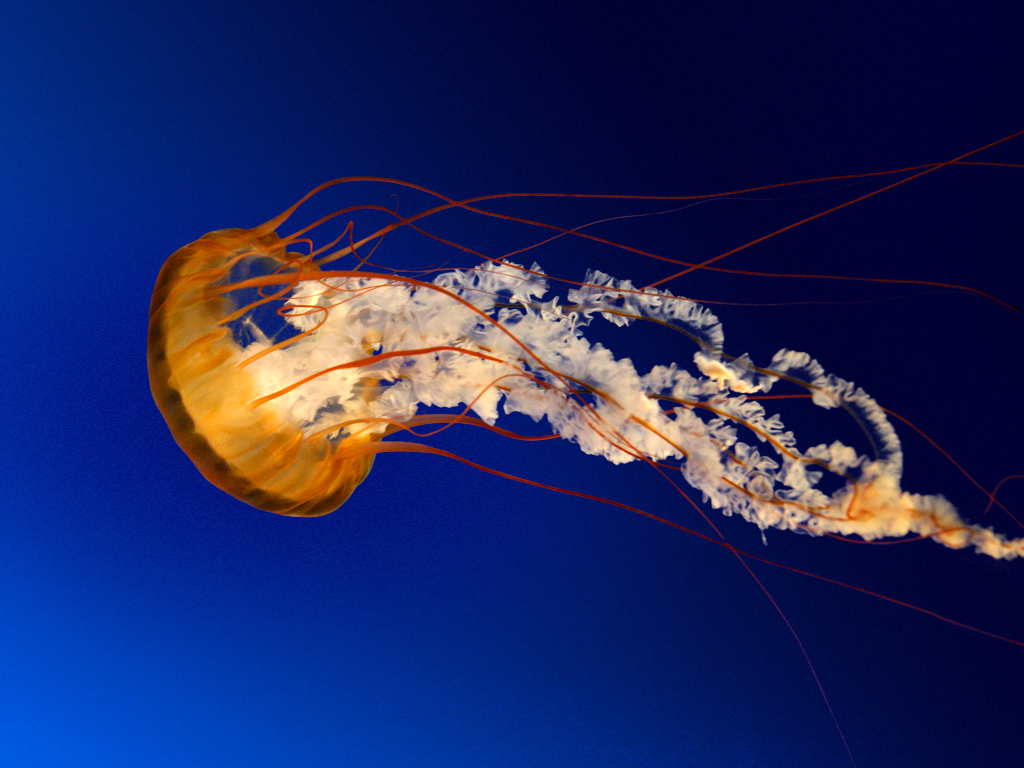
#> input picture Jellyfish.jpg, 1024 x 768 px
$ python main.py
#> lines starting #> are read from the running program, lines starting #| are printed output that depends on the picture
import cv2
import matplotlib.pyplot as plt

img = cv2.imread('Jellyfish.jpg')
#> img is the input picture: shape (768, 1024, 3); mean B, G, R 97.4, 39.8, 31
img = cv2.cvtColor(img, cv2.COLOR_BGR2RGB) #if you dont convert, the image will look different
plt.imshow(img)
plt.show()
#display channels
plt.subplot(1,3,1)
plt.imshow(img[:,:,0], cmap='Reds')
plt.subplot(1,3,2)
plt.imshow(img[:,:,1], cmap='Greens')
plt.subplot(1,3,3)
plt.imshow(img[:,:,2], cmap='Blues')
plt.show()
#another way to display the different channels by zeroing the other channels
red = img.copy()
red[:,:,1]=0
red[:,:,2]=0
plt.subplot(1,3,1)
plt.imshow(red)
green = img.copy()
green[:,:,0]=0
green[:,:,2]=0
plt.subplot(1,3,2)
plt.imshow(green)
blue = img.copy()
blue[:,:,0]=0
blue[:,:,1]=0
plt.subplot(1,3,3)
plt.imshow(blue)
plt.show()
#convert to grayscale
gray = cv2.cvtColor(img, cv2.COLOR_BGR2GRAY)
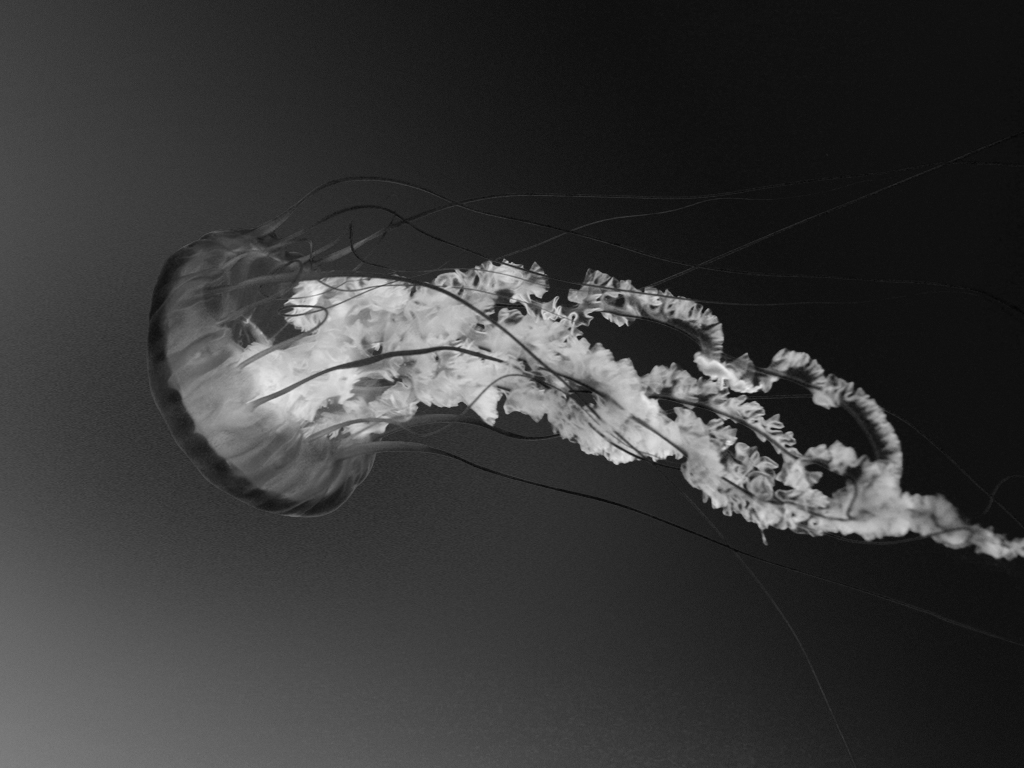
#> gray: shape (768, 1024); min 3, max 244, mean 56
plt.imshow(gray, cmap='gray')
plt.show()
#experimenting with histograms
plt.subplot(2,2,1)
freq, intervals, bars = plt.hist(gray.flatten(), 255, color='gray')
#> freq = 255 values, max 49893 at index 13, min 0 at index 18, mean 3084; intervals = 256 values from 3 to 244; bars = 255 items
plt.title('Grayscale Histogram')
plt.subplot(2,2,2)
freq, intervals, bars = plt.hist(red.flatten(), 255, color='red')
#> freq = 255 values, max 1819863 at index 0, min 260 at index 48, mean 9252.1; intervals = 256 values from 0 to 255
plt.title('Red Histogram')
plt.subplot(2,2,3)
freq, intervals, bars = plt.hist(green.flatten(), 255, color='green')
#> freq = 255 values, max 1626996 at index 0, min 4 at index 252, mean 9252.1
plt.title('Green Histogram')
plt.subplot(2,2,4)
freq,intervals, bars = plt.hist(blue.flatten(), 255, color='blue')
#> freq = 255 values, max 1584869 at index 0, min 0 at index 12, mean 9252.1; intervals = 256 values from 0 to 235
plt.title('Blue Histogram')
plt.tight_layout()
plt.show()
#> figure, not shown here; panel 1: tallest bar 49893 high, from x = 15.29 to 16.23; panel 2: tallest bar 1819863 high, from x = 0 to 1; panel 3: tallest bar 1626996 high, from x = 0 to 1; panel 4: tallest bar 1584869 high, from x = -5.55e-17 to 0.922
#histogram equalization
eqGray = cv2.equalizeHist(gray)
plt.imshow(eqGray, cmap='gray')
plt.show()
plt.hist(eqGray.flatten(), 255, color='gray')
plt.show()
#> figure, not shown here; tallest bar 49893 high, from x = 30 to 31

red, green, blue = cv2.split(img)
#> red: shape (768, 1024)
#> green: shape (768, 1024)
#> blue: shape (768, 1024)
eqRed = cv2.equalizeHist(red)
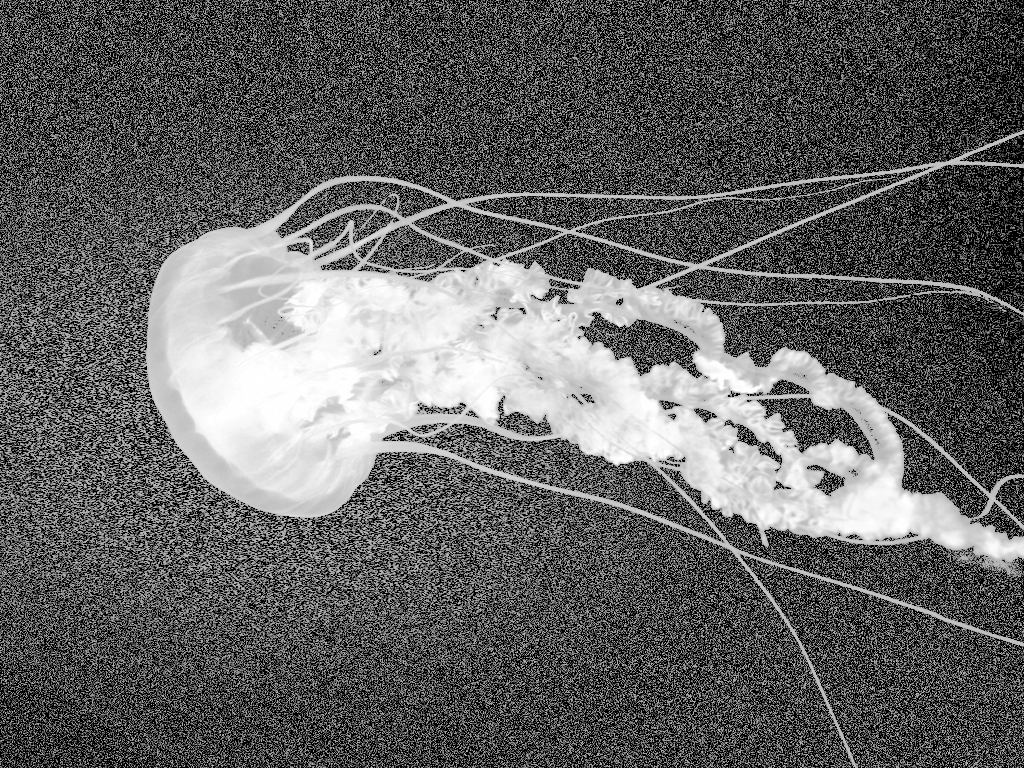
#> eqRed: shape (768, 1024); min 0, max 255, mean 98
eqGreen = cv2.equalizeHist(green)
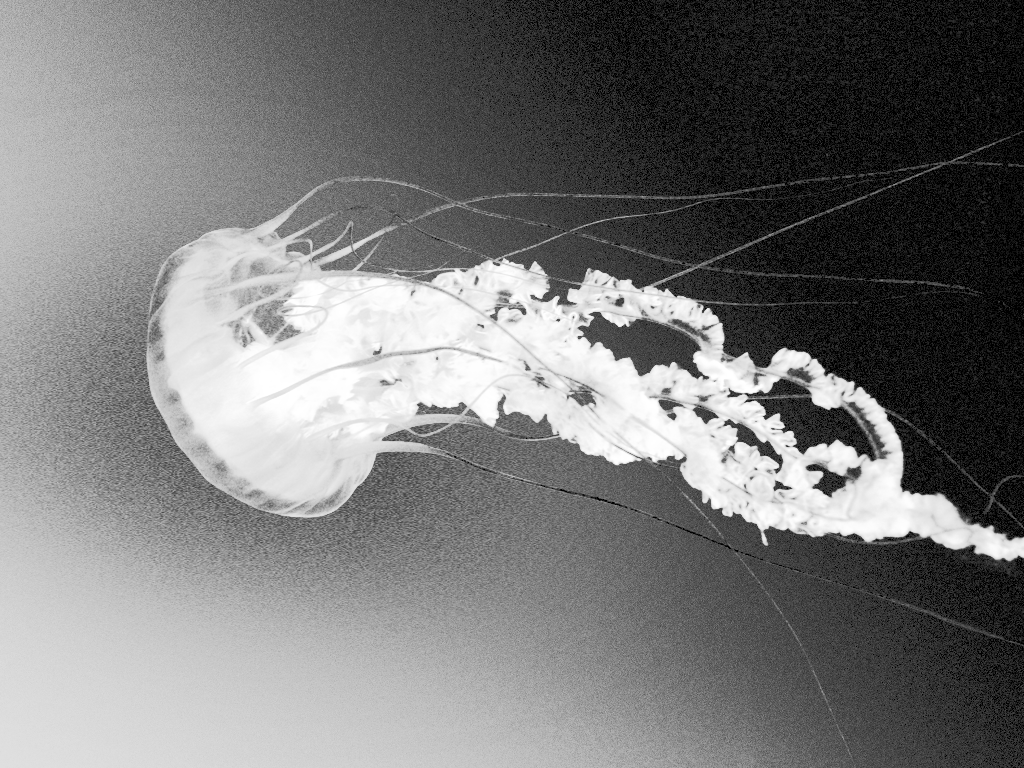
#> eqGreen: shape (768, 1024); min 0, max 255, mean 120.6
eqBlue = cv2.equalizeHist(blue)
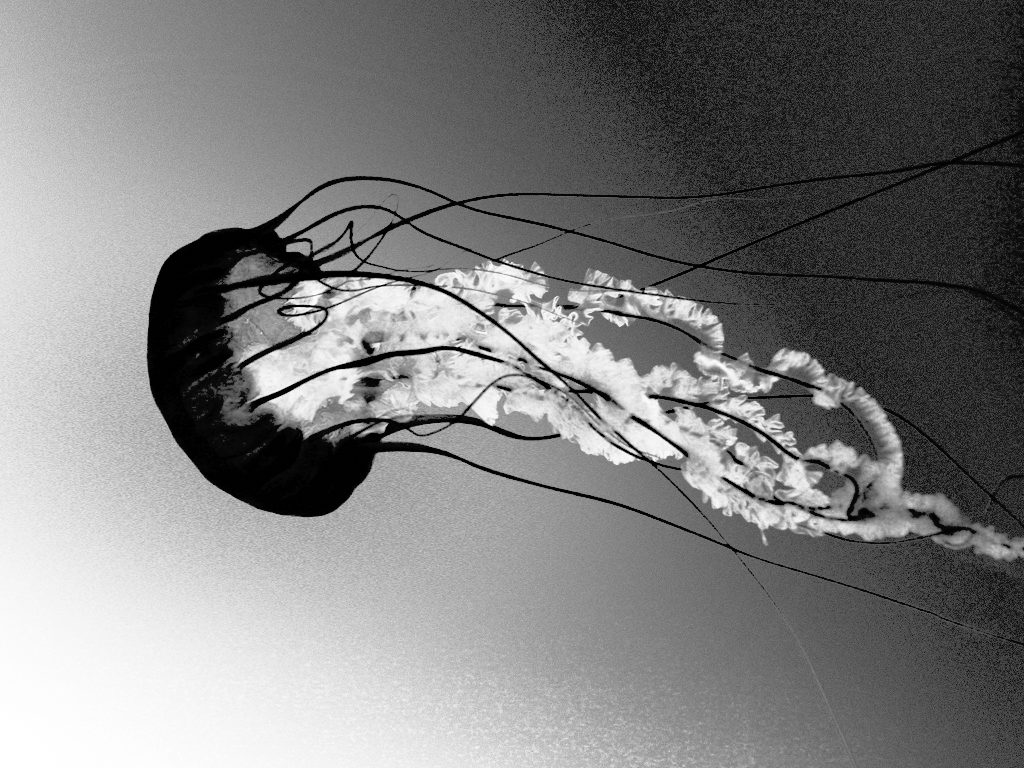
#> eqBlue: shape (768, 1024); min 0, max 255, mean 126.7

plt.subplot(1,3,1)
plt.imshow(eqRed, cmap='Reds')
plt.subplot(1,3,2)
plt.imshow(eqGreen, cmap='Greens')
plt.subplot(1,3,3)
plt.imshow(eqBlue, cmap='Blues')
plt.show()
eqImg = cv2.merge([eqRed, eqGreen, eqBlue])
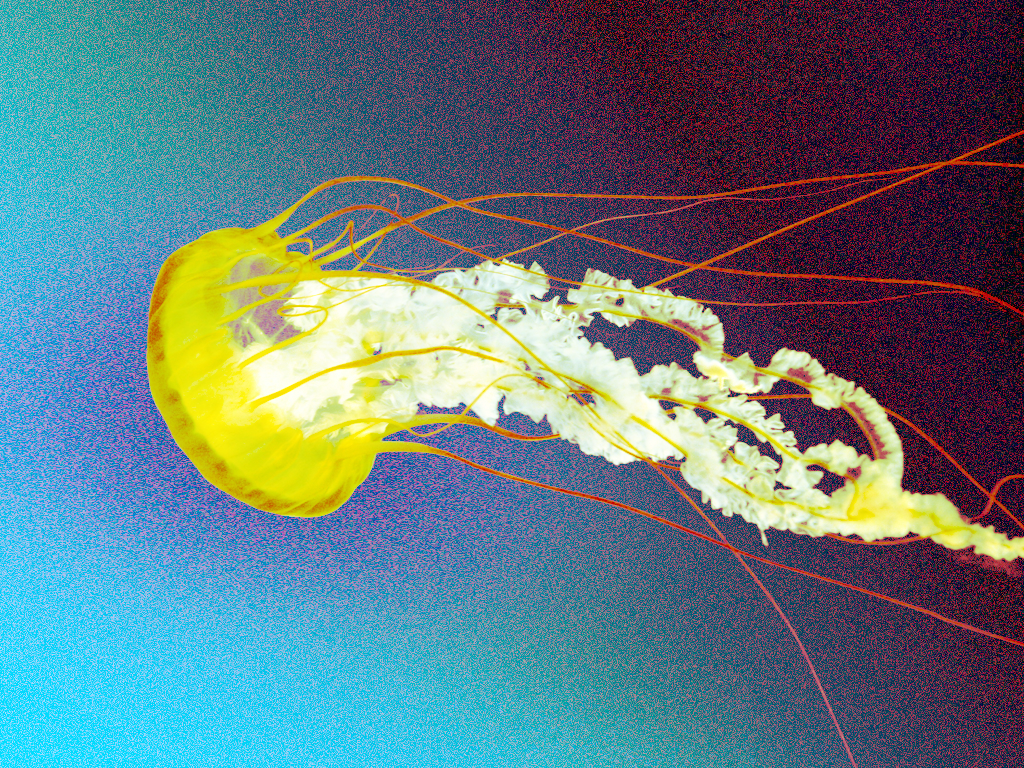
#> eqImg: shape (768, 1024, 3); mean R, G, B 98, 120.6, 126.7
plt.imshow(eqImg)
plt.show()
